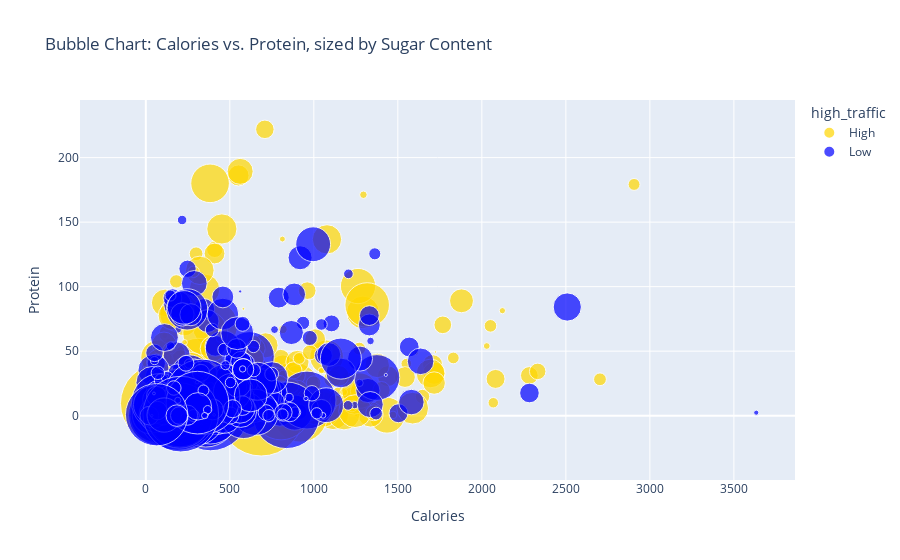

Notebook code for this chart:
### Code cell
# Create the interactive bubble chart
bubble_chart = px.scatter(data, 
                          x='calories', 
                          y='protein', 
                          size='sugar', 
                          color='high_traffic',
                          hover_data=['category'],
                          color_discrete_map={"High": "gold", "Low": "blue"},
                          labels={'calories': 'Calories', 'protein': 'Protein', 'sugar': 'Sugar'},
                          title="Bubble Chart: Calories vs. Protein, sized by Sugar Content",
                          size_max=60  # Adjusting the maximum size of the bubble for better visualization
                         )

# Show the bubble chart
bubble_chart.show()

### Figure 1 — Plotly figure (JSON) as saved in the notebook; plotly's stock layout.template omitted (floating-point values rounded to 4 significant figures; data arrays with more than 128 entries replaced by an {"elided": "..."} marker saying what was removed)
{"data": [{"customdata": {"elided": "507x1 str values"}, "hovertemplate": "high_traffic=High<br>Calories=%{x}<br>Protein=%{y}<br>Sugar=%{marker.size}<br>category=%{customdata[0]}<extra></extra>", "legendgroup": "High", "marker": {"color": "gold", "size": {"elided": "507 float values"}, "sizemode": "area", "sizeref": 0.0266, "symbol": "circle"}, "mode": "markers", "name": "High", "orientation": "v", "showlegend": true, "x": {"elided": "507 float values"}, "xaxis": "x", "y": {"elided": "507 float values"}, "yaxis": "y", "type": "scatter"}, {"customdata": {"elided": "334x1 str values"}, "hovertemplate": "high_traffic=Low<br>Calories=%{x}<br>Protein=%{y}<br>Sugar=%{marker.size}<br>category=%{customdata[0]}<extra></extra>", "legendgroup": "Low", "marker": {"color": "blue", "size": {"elided": "334 float values"}, "sizemode": "area", "sizeref": 0.0266, "symbol": "circle"}, "mode": "markers", "name": "Low", "orientation": "v", "showlegend": true, "x": {"elided": "334 float values"}, "xaxis": "x", "y": {"elided": "334 float values"}, "yaxis": "y", "type": "scatter"}], "layout": {"xaxis": {"anchor": "y", "domain": [0, 1], "title": {"text": "Calories"}}, "yaxis": {"anchor": "x", "domain": [0, 1], "title": {"text": "Protein"}}, "legend": {"title": {"text": "high_traffic"}, "tracegroupgap": 0, "itemsizing": "constant"}, "title": {"text": "Bubble Chart: Calories vs. Protein, sized by Sugar Content"}}}
